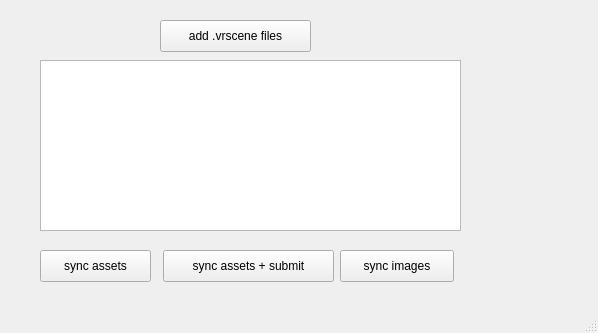
<?xml version="1.0" encoding="UTF-8"?>
<ui version="4.0">
 <class>MainWindow</class>
 <widget class="QMainWindow" name="MainWindow">
  <property name="geometry">
   <rect>
    <x>0</x>
    <y>0</y>
    <width>598</width>
    <height>333</height>
   </rect>
  </property>
  <property name="windowTitle">
   <string>MainWindow</string>
  </property>
  <widget class="QWidget" name="centralwidget">
   <widget class="QTableView" name="tableView">
    <property name="geometry">
     <rect>
      <x>40</x>
      <y>60</y>
      <width>421</width>
      <height>171</height>
     </rect>
    </property>
   </widget>
   <widget class="QPushButton" name="pushButton">
    <property name="geometry">
     <rect>
      <x>163</x>
      <y>250</y>
      <width>171</width>
      <height>32</height>
     </rect>
    </property>
    <property name="text">
     <string>sync assets + submit</string>
    </property>
   </widget>
   <widget class="QPushButton" name="pushButton_2">
    <property name="geometry">
     <rect>
      <x>40</x>
      <y>250</y>
      <width>111</width>
      <height>32</height>
     </rect>
    </property>
    <property name="text">
     <string>sync assets</string>
    </property>
   </widget>
   <widget class="QPushButton" name="pushButton_3">
    <property name="geometry">
     <rect>
      <x>340</x>
      <y>250</y>
      <width>114</width>
      <height>32</height>
     </rect>
    </property>
    <property name="text">
     <string>sync images</string>
    </property>
   </widget>
   <widget class="QPushButton" name="pushButton_4">
    <property name="geometry">
     <rect>
      <x>160</x>
      <y>20</y>
      <width>151</width>
      <height>32</height>
     </rect>
    </property>
    <property name="text">
     <string>add .vrscene files</string>
    </property>
   </widget>
  </widget>
  <widget class="QMenuBar" name="menubar">
   <property name="geometry">
    <rect>
     <x>0</x>
     <y>0</y>
     <width>598</width>
     <height>22</height>
    </rect>
   </property>
  </widget>
  <widget class="QStatusBar" name="statusbar"/>
 </widget>
 <resources/>
 <connections/>
</ui>
